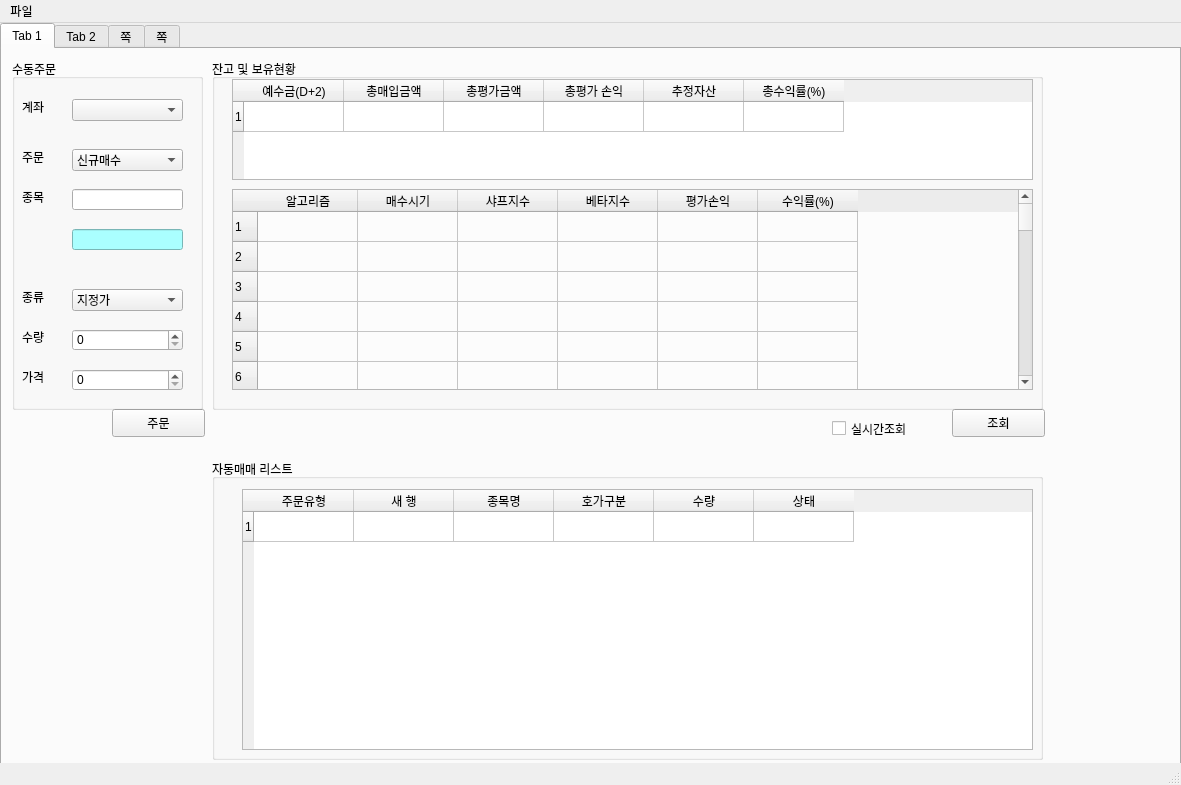
<?xml version="1.0" encoding="UTF-8"?>
<ui version="4.0">
 <class>MainWindow</class>
 <widget class="QMainWindow" name="MainWindow">
  <property name="geometry">
   <rect>
    <x>0</x>
    <y>0</y>
    <width>1181</width>
    <height>785</height>
   </rect>
  </property>
  <property name="windowTitle">
   <string>PyTrader v0.4</string>
  </property>
  <property name="windowIcon">
   <iconset>
    <normaloff>C:/Users/parkbumjin/.designer/backup/icon.png</normaloff>C:/Users/parkbumjin/.designer/backup/icon.png</iconset>
  </property>
  <widget class="QWidget" name="centralwidget">
   <widget class="QTabWidget" name="tabWidget">
    <property name="geometry">
     <rect>
      <x>0</x>
      <y>0</y>
      <width>1181</width>
      <height>761</height>
     </rect>
    </property>
    <property name="currentIndex">
     <number>0</number>
    </property>
    <widget class="QWidget" name="tab">
     <attribute name="title">
      <string>Tab 1</string>
     </attribute>
     <widget class="QPushButton" name="pushButton_2">
      <property name="geometry">
       <rect>
        <x>950</x>
        <y>360</y>
        <width>93</width>
        <height>28</height>
       </rect>
      </property>
      <property name="text">
       <string>조회</string>
      </property>
     </widget>
     <widget class="QTableWidget" name="tableWidget_2">
      <property name="geometry">
       <rect>
        <x>230</x>
        <y>140</y>
        <width>801</width>
        <height>201</height>
       </rect>
      </property>
      <property name="rowCount">
       <number>100</number>
      </property>
      <row/>
      <row/>
      <row/>
      <row/>
      <row/>
      <row/>
      <row/>
      <row/>
      <row/>
      <row/>
      <row/>
      <row/>
      <row/>
      <row/>
      <row/>
      <row/>
      <row/>
      <row/>
      <row/>
      <row/>
      <row/>
      <row/>
      <row/>
      <row/>
      <row/>
      <row/>
      <row/>
      <row/>
      <row/>
      <row/>
      <row/>
      <row/>
      <row/>
      <row/>
      <row/>
      <row/>
      <row/>
      <row/>
      <row/>
      <row/>
      <row/>
      <row/>
      <row/>
      <row/>
      <row/>
      <row/>
      <row/>
      <row/>
      <row/>
      <row/>
      <row/>
      <row/>
      <row/>
      <row/>
      <row/>
      <row/>
      <row/>
      <row/>
      <row/>
      <row/>
      <row/>
      <row/>
      <row/>
      <row/>
      <row/>
      <row/>
      <row/>
      <row/>
      <row/>
      <row/>
      <row/>
      <row/>
      <row/>
      <row/>
      <row/>
      <row/>
      <row/>
      <row/>
      <row/>
      <row/>
      <row/>
      <row/>
      <row/>
      <row/>
      <row/>
      <row/>
      <row/>
      <row/>
      <row/>
      <row/>
      <row/>
      <row/>
      <row/>
      <row/>
      <row/>
      <row/>
      <row/>
      <row/>
      <row/>
      <row/>
      <column>
       <property name="text">
        <string>알고리즘</string>
       </property>
      </column>
      <column>
       <property name="text">
        <string>매수시기</string>
       </property>
      </column>
      <column>
       <property name="text">
        <string>샤프지수</string>
       </property>
      </column>
      <column>
       <property name="text">
        <string>베타지수</string>
       </property>
      </column>
      <column>
       <property name="text">
        <string>평가손익</string>
       </property>
      </column>
      <column>
       <property name="text">
        <string>수익률(%)</string>
       </property>
      </column>
     </widget>
     <widget class="QPushButton" name="pushButton">
      <property name="geometry">
       <rect>
        <x>110</x>
        <y>360</y>
        <width>93</width>
        <height>28</height>
       </rect>
      </property>
      <property name="text">
       <string>주문</string>
      </property>
     </widget>
     <widget class="QCheckBox" name="checkBox">
      <property name="geometry">
       <rect>
        <x>830</x>
        <y>370</y>
        <width>96</width>
        <height>19</height>
       </rect>
      </property>
      <property name="text">
       <string>실시간조회</string>
      </property>
     </widget>
     <widget class="QGroupBox" name="groupBox">
      <property name="geometry">
       <rect>
        <x>10</x>
        <y>10</y>
        <width>191</width>
        <height>351</height>
       </rect>
      </property>
      <property name="title">
       <string>수동주문</string>
      </property>
      <widget class="QLabel" name="label">
       <property name="geometry">
        <rect>
         <x>10</x>
         <y>40</y>
         <width>64</width>
         <height>15</height>
        </rect>
       </property>
       <property name="text">
        <string>계좌</string>
       </property>
      </widget>
      <widget class="QLabel" name="label_2">
       <property name="geometry">
        <rect>
         <x>10</x>
         <y>90</y>
         <width>64</width>
         <height>15</height>
        </rect>
       </property>
       <property name="text">
        <string>주문</string>
       </property>
      </widget>
      <widget class="QLabel" name="label_3">
       <property name="geometry">
        <rect>
         <x>10</x>
         <y>130</y>
         <width>64</width>
         <height>15</height>
        </rect>
       </property>
       <property name="text">
        <string>종목</string>
       </property>
      </widget>
      <widget class="QLabel" name="label_4">
       <property name="geometry">
        <rect>
         <x>10</x>
         <y>230</y>
         <width>64</width>
         <height>15</height>
        </rect>
       </property>
       <property name="text">
        <string>종류</string>
       </property>
      </widget>
      <widget class="QLabel" name="label_5">
       <property name="geometry">
        <rect>
         <x>10</x>
         <y>270</y>
         <width>64</width>
         <height>15</height>
        </rect>
       </property>
       <property name="text">
        <string>수량</string>
       </property>
      </widget>
      <widget class="QLabel" name="label_6">
       <property name="geometry">
        <rect>
         <x>10</x>
         <y>310</y>
         <width>64</width>
         <height>15</height>
        </rect>
       </property>
       <property name="text">
        <string>가격</string>
       </property>
      </widget>
      <widget class="QComboBox" name="comboBox">
       <property name="geometry">
        <rect>
         <x>60</x>
         <y>40</y>
         <width>111</width>
         <height>22</height>
        </rect>
       </property>
      </widget>
      <widget class="QComboBox" name="comboBox_2">
       <property name="geometry">
        <rect>
         <x>60</x>
         <y>90</y>
         <width>111</width>
         <height>22</height>
        </rect>
       </property>
       <item>
        <property name="text">
         <string>신규매수</string>
        </property>
       </item>
       <item>
        <property name="text">
         <string>신규매도</string>
        </property>
       </item>
       <item>
        <property name="text">
         <string>매수취소</string>
        </property>
       </item>
       <item>
        <property name="text">
         <string>매도취소</string>
        </property>
       </item>
      </widget>
      <widget class="QComboBox" name="comboBox_6">
       <property name="geometry">
        <rect>
         <x>60</x>
         <y>230</y>
         <width>111</width>
         <height>22</height>
        </rect>
       </property>
       <item>
        <property name="text">
         <string>지정가</string>
        </property>
       </item>
       <item>
        <property name="text">
         <string>시장가</string>
        </property>
       </item>
      </widget>
      <widget class="QLineEdit" name="lineEdit">
       <property name="geometry">
        <rect>
         <x>60</x>
         <y>130</y>
         <width>111</width>
         <height>21</height>
        </rect>
       </property>
      </widget>
      <widget class="QSpinBox" name="spinBox">
       <property name="geometry">
        <rect>
         <x>60</x>
         <y>270</y>
         <width>111</width>
         <height>22</height>
        </rect>
       </property>
       <property name="maximum">
        <number>100000</number>
       </property>
      </widget>
      <widget class="QSpinBox" name="spinBox_2">
       <property name="geometry">
        <rect>
         <x>60</x>
         <y>310</y>
         <width>111</width>
         <height>22</height>
        </rect>
       </property>
       <property name="maximum">
        <number>1000000000</number>
       </property>
       <property name="singleStep">
        <number>50</number>
       </property>
      </widget>
      <widget class="QLineEdit" name="lineEdit_2">
       <property name="geometry">
        <rect>
         <x>60</x>
         <y>170</y>
         <width>111</width>
         <height>21</height>
        </rect>
       </property>
       <property name="styleSheet">
        <string notr="true">background-color: rgb(170, 255, 255)</string>
       </property>
      </widget>
     </widget>
     <widget class="QGroupBox" name="groupBox_2">
      <property name="geometry">
       <rect>
        <x>210</x>
        <y>10</y>
        <width>831</width>
        <height>351</height>
       </rect>
      </property>
      <property name="title">
       <string>잔고 및 보유현황</string>
      </property>
     </widget>
     <widget class="QGroupBox" name="groupBox_3">
      <property name="geometry">
       <rect>
        <x>210</x>
        <y>410</y>
        <width>831</width>
        <height>301</height>
       </rect>
      </property>
      <property name="title">
       <string>자동매매 리스트</string>
      </property>
      <widget class="QTableWidget" name="tableWidget_3">
       <property name="geometry">
        <rect>
         <x>30</x>
         <y>30</y>
         <width>791</width>
         <height>261</height>
        </rect>
       </property>
       <property name="rowCount">
        <number>1</number>
       </property>
       <row/>
       <column>
        <property name="text">
         <string>주문유형</string>
        </property>
       </column>
       <column>
        <property name="text">
         <string>새 행</string>
        </property>
       </column>
       <column>
        <property name="text">
         <string>종목명</string>
        </property>
       </column>
       <column>
        <property name="text">
         <string>호가구분</string>
        </property>
       </column>
       <column>
        <property name="text">
         <string>수량</string>
        </property>
       </column>
       <column>
        <property name="text">
         <string>상태</string>
        </property>
       </column>
      </widget>
     </widget>
     <widget class="QTableWidget" name="tableWidget">
      <property name="geometry">
       <rect>
        <x>230</x>
        <y>30</y>
        <width>801</width>
        <height>101</height>
       </rect>
      </property>
      <property name="rowCount">
       <number>1</number>
      </property>
      <row/>
      <column>
       <property name="text">
        <string>예수금(D+2)</string>
       </property>
      </column>
      <column>
       <property name="text">
        <string>총매입금액</string>
       </property>
      </column>
      <column>
       <property name="text">
        <string>총평가금액</string>
       </property>
      </column>
      <column>
       <property name="text">
        <string>총평가 손익</string>
       </property>
      </column>
      <column>
       <property name="text">
        <string>추정자산</string>
       </property>
      </column>
      <column>
       <property name="text">
        <string>총수익률(%)</string>
       </property>
      </column>
     </widget>
    </widget>
    <widget class="QWidget" name="tab_2">
     <attribute name="title">
      <string>Tab 2</string>
     </attribute>
     <widget class="QGroupBox" name="groupBox_4">
      <property name="geometry">
       <rect>
        <x>80</x>
        <y>10</y>
        <width>331</width>
        <height>711</height>
       </rect>
      </property>
      <property name="title">
       <string>알고리즘1</string>
      </property>
      <widget class="QTableWidget" name="tableWidget_4">
       <property name="geometry">
        <rect>
         <x>10</x>
         <y>20</y>
         <width>311</width>
         <height>461</height>
        </rect>
       </property>
       <property name="minimumSize">
        <size>
         <width>311</width>
         <height>0</height>
        </size>
       </property>
       <property name="maximumSize">
        <size>
         <width>311</width>
         <height>16777215</height>
        </size>
       </property>
       <property name="rowCount">
        <number>1</number>
       </property>
       <row/>
       <column>
        <property name="text">
         <string>종목명</string>
        </property>
       </column>
       <column>
        <property name="text">
         <string>수익률</string>
        </property>
       </column>
       <column>
        <property name="text">
         <string>총금액</string>
        </property>
       </column>
       <column>
        <property name="text">
         <string>수량</string>
        </property>
        <property name="font">
         <font>
          <pointsize>7</pointsize>
         </font>
        </property>
       </column>
      </widget>
     </widget>
     <widget class="QGroupBox" name="groupBox_5">
      <property name="geometry">
       <rect>
        <x>450</x>
        <y>10</y>
        <width>331</width>
        <height>711</height>
       </rect>
      </property>
      <property name="title">
       <string>알고리즘1</string>
      </property>
      <widget class="QTableWidget" name="tableWidget_5">
       <property name="geometry">
        <rect>
         <x>10</x>
         <y>20</y>
         <width>311</width>
         <height>461</height>
        </rect>
       </property>
       <property name="minimumSize">
        <size>
         <width>311</width>
         <height>0</height>
        </size>
       </property>
       <property name="maximumSize">
        <size>
         <width>311</width>
         <height>16777215</height>
        </size>
       </property>
       <property name="rowCount">
        <number>1</number>
       </property>
       <row/>
       <column>
        <property name="text">
         <string>종목명</string>
        </property>
       </column>
       <column>
        <property name="text">
         <string>수익률</string>
        </property>
       </column>
       <column>
        <property name="text">
         <string>총금액</string>
        </property>
       </column>
       <column>
        <property name="text">
         <string>수량</string>
        </property>
        <property name="font">
         <font>
          <pointsize>7</pointsize>
         </font>
        </property>
       </column>
      </widget>
     </widget>
     <widget class="QGroupBox" name="groupBox_6">
      <property name="geometry">
       <rect>
        <x>830</x>
        <y>10</y>
        <width>331</width>
        <height>711</height>
       </rect>
      </property>
      <property name="title">
       <string>알고리즘1</string>
      </property>
      <widget class="QTableWidget" name="tableWidget_6">
       <property name="geometry">
        <rect>
         <x>10</x>
         <y>20</y>
         <width>311</width>
         <height>461</height>
        </rect>
       </property>
       <property name="minimumSize">
        <size>
         <width>311</width>
         <height>0</height>
        </size>
       </property>
       <property name="maximumSize">
        <size>
         <width>311</width>
         <height>16777215</height>
        </size>
       </property>
       <property name="rowCount">
        <number>1</number>
       </property>
       <row/>
       <column>
        <property name="text">
         <string>종목명</string>
        </property>
       </column>
       <column>
        <property name="text">
         <string>수익률</string>
        </property>
       </column>
       <column>
        <property name="text">
         <string>총금액</string>
        </property>
       </column>
       <column>
        <property name="text">
         <string>수량</string>
        </property>
        <property name="font">
         <font>
          <pointsize>7</pointsize>
         </font>
        </property>
       </column>
      </widget>
     </widget>
    </widget>
    <widget class="QWidget" name="tab_4">
     <attribute name="title">
      <string>쪽</string>
     </attribute>
    </widget>
    <widget class="QWidget" name="tab_3">
     <attribute name="title">
      <string>쪽</string>
     </attribute>
    </widget>
   </widget>
  </widget>
  <widget class="QStatusBar" name="statusbar"/>
  <widget class="QMenuBar" name="menubar">
   <property name="geometry">
    <rect>
     <x>0</x>
     <y>0</y>
     <width>1181</width>
     <height>21</height>
    </rect>
   </property>
   <widget class="QMenu" name="menu">
    <property name="title">
     <string>파일</string>
    </property>
   </widget>
   <addaction name="menu"/>
  </widget>
 </widget>
 <resources/>
 <connections/>
</ui>
